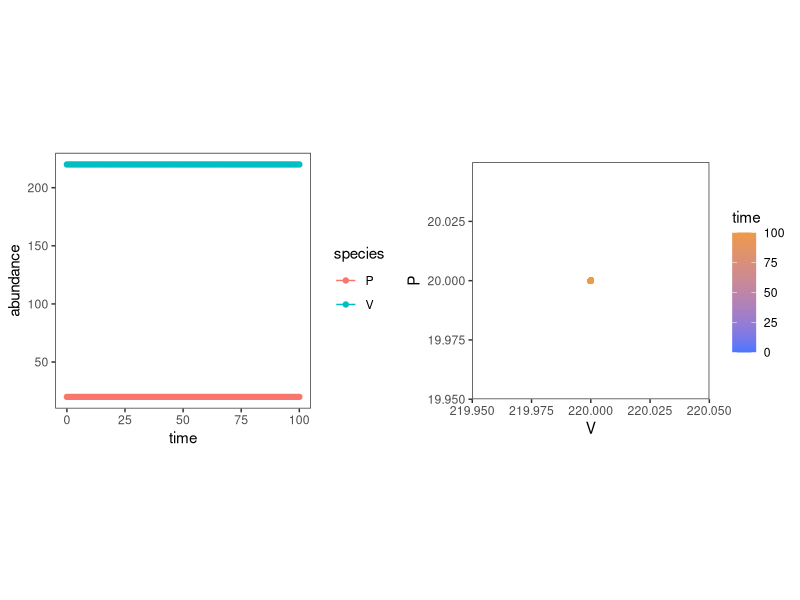
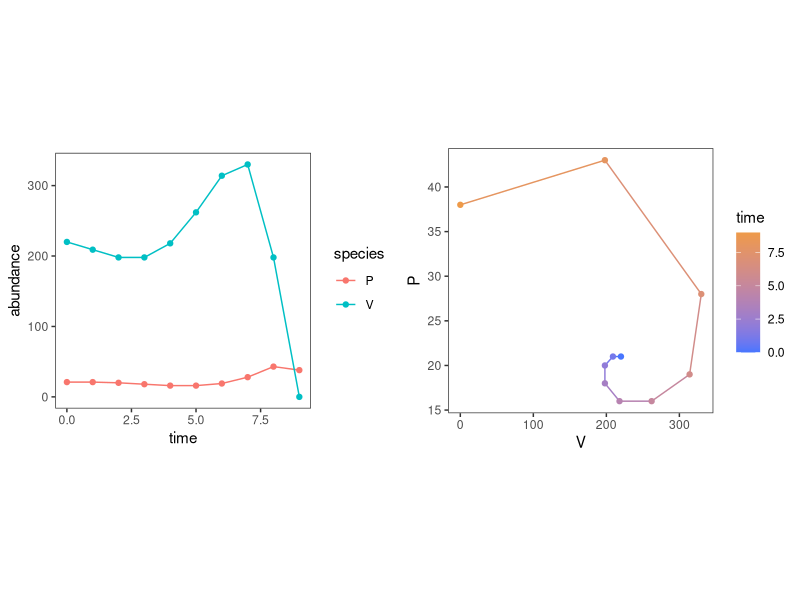
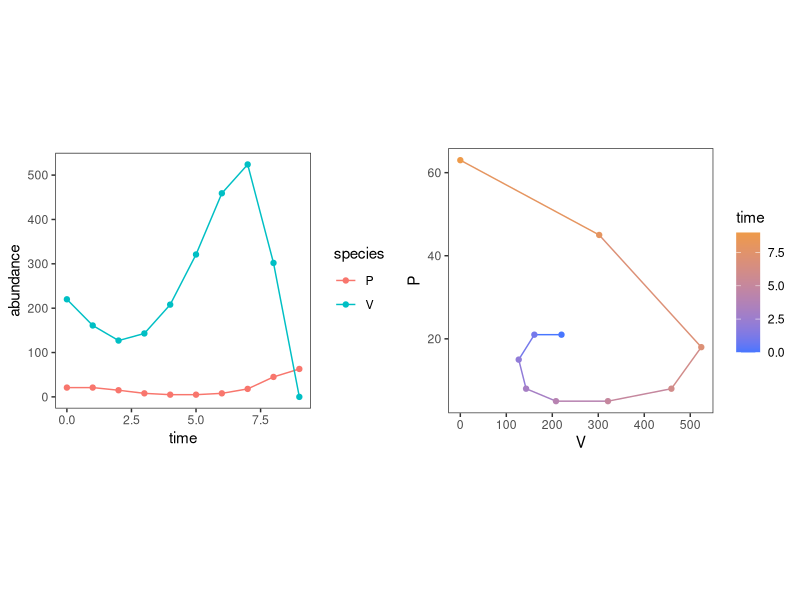
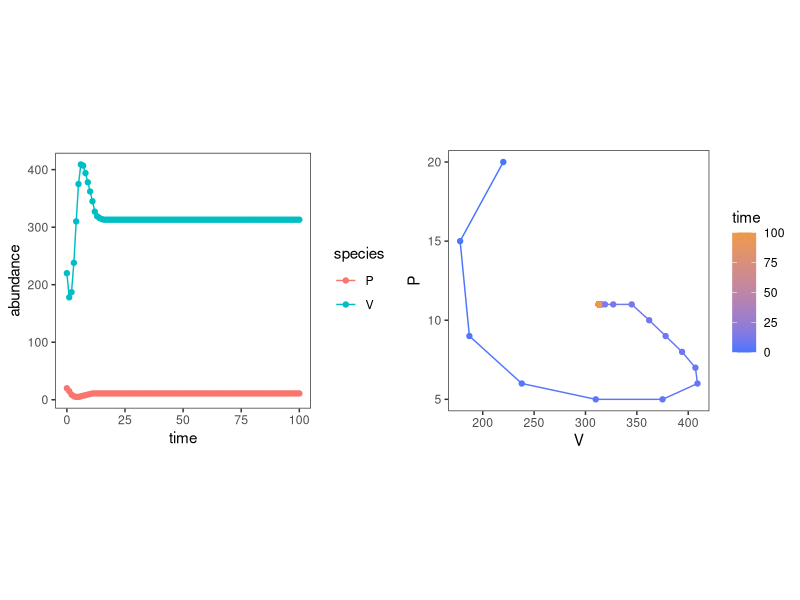
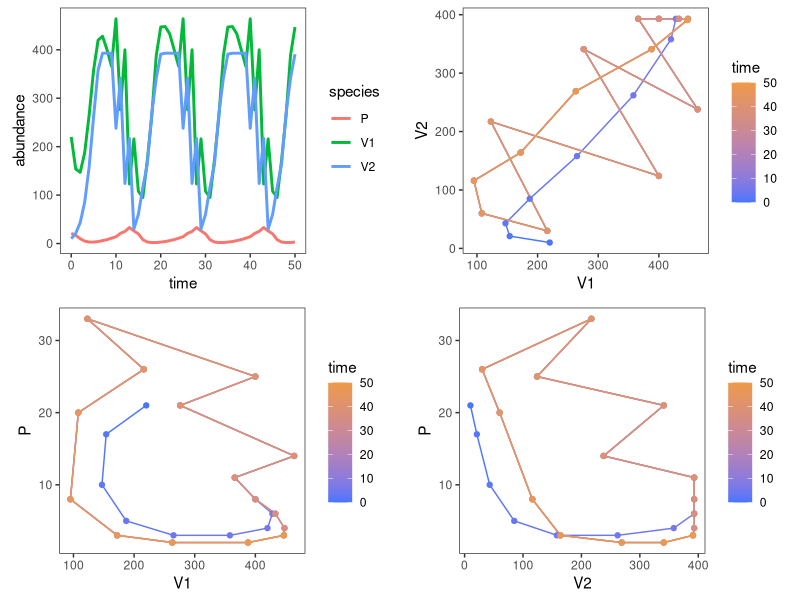
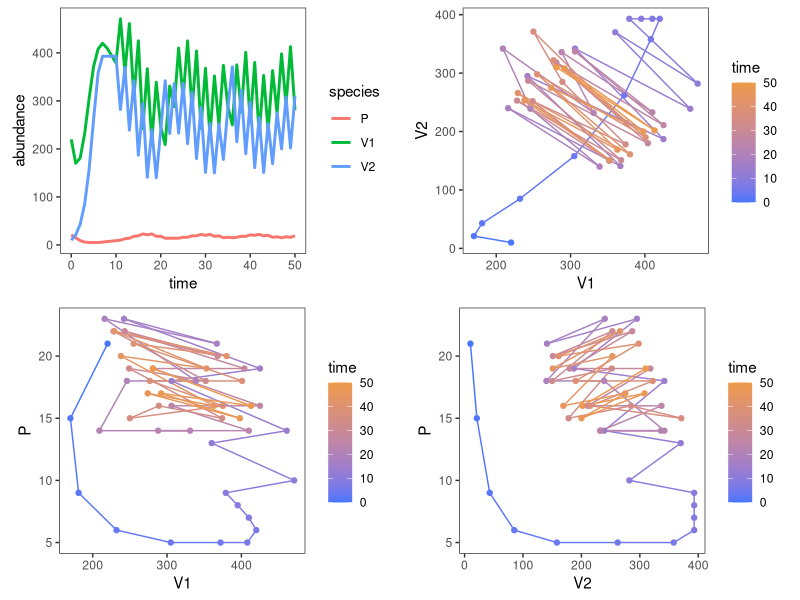
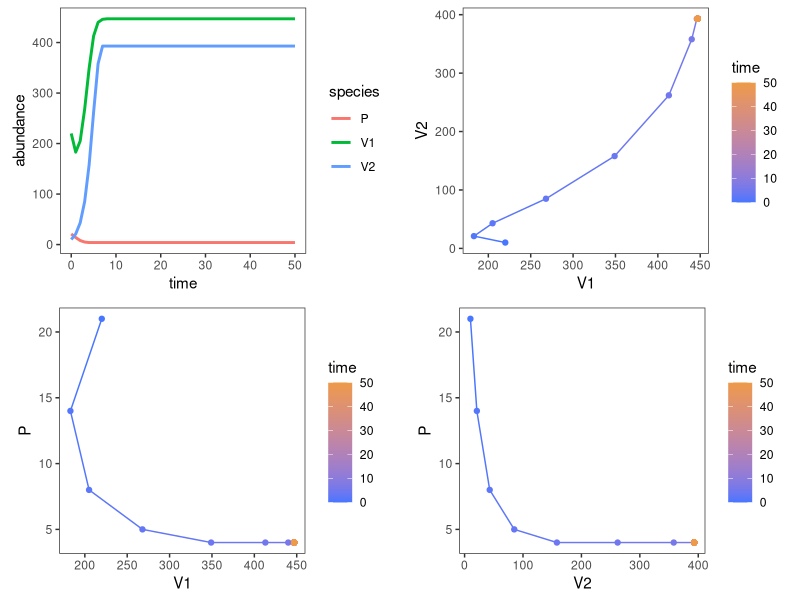
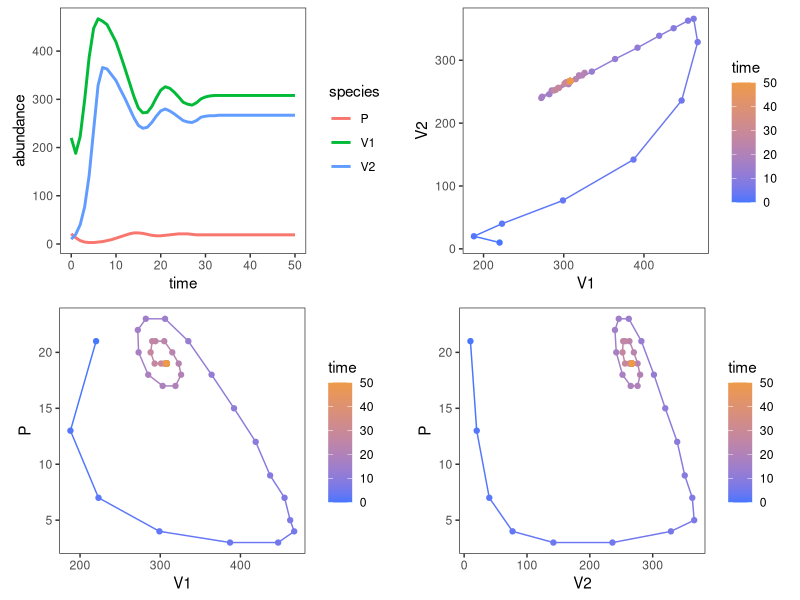

Reproduce these figures in R, in order.
## ---- chunk 1
knitr::opts_chunk$set(echo = TRUE, error = TRUE)

# don't forget to copy/paste here all of the libraries required for this week's lab
library(tidyverse)
library(gridExtra) ## for plotting function grid.arrange()
library(deSolve) ## for predator-prey-resource ODE model

theme_set(theme_bw())
theme_update(panel.grid = element_blank())
## ---- chunk 2
PV_Model = 
  function(
    V0,
    P0,
    prey_intrinsic_net_growth_rate,
    prey_carrying_capacity = 1e6,
    predator_intrinsic_death_rate,
    attack_rate,
    conversion_efficiency,
    final_year,
    handling_time = 0
  ){
    V_record = V = V0
    P_record = P = P0
    
    for(time in 1:final_year){
      bv = prey_intrinsic_net_growth_rate * (1 - V / prey_carrying_capacity)
      dv = attack_rate / (1 + attack_rate * handling_time * V) * P  
      
      bp = conversion_efficiency * attack_rate / (1 + attack_rate * handling_time * V) * V
      dp = predator_intrinsic_death_rate
      
      V = pmax(0, round((bv - dv) * V))
      P = max(0, round((bp - dp) * P))
      
      V_record = c(V_record, V)
      P_record = c(P_record, P)
      
      if(any(V == 0, P == 0)) break
    }
    
    return(
      list(
        parameters = 
          list(
            prey_intrinsic_net_growth_rate = prey_intrinsic_net_growth_rate,
            prey_carrying_capacity = prey_carrying_capacity, 
            attack_rate = attack_rate,
            conversion_efficiency = conversion_efficiency,
            predator_intrinsic_death_rate = predator_intrinsic_death_rate,
            final_year = final_year
          ),
        initial_conditions = 
          list(
            V0 = V0,
            P0 = P0
          ),
        state = 
          tibble(
            time = 0:time,
            V = V_record,
            P = P_record
          )
      )
    ) 
  }
## ---- chunk 3
PV_Plot = 
  function(model){
    plot_phase = 
      model$state |>
      ggplot(aes(V, P, color = time)) +
      geom_path() + 
      geom_point() +
      theme(aspect.ratio = 1) +
      scale_color_gradient(
        low = 'royalblue1', 
        high = 'tan2'
      )
    
    
    plot_time = 
      model$state |>
      pivot_longer(
        -time, 
        names_to = 'species', 
        values_to = 'abundance'
      ) |>
      ggplot(
        aes(
          time, 
          abundance, 
          group = species, 
          color = species
        )
      ) +
      geom_point() +
      geom_line() +
      theme(aspect.ratio = 1)
    
    grid.arrange(
      plot_time,
      plot_phase,
      nrow = 1
    )
  }
## ---- chunk 4
PV_Plot(
  model =
    PV_Model(
      V0 = 220,
      P0 = 20,
      prey_intrinsic_net_growth_rate = 2,
      predator_intrinsic_death_rate = 0.1,
      attack_rate = 0.05,
      conversion_efficiency = 0.1,
      final_year = 100
    )
)
## ---- chunk 5
PV_Plot(
  model =
    PV_Model(
      V0 = 220,
      P0 = 21,
      prey_intrinsic_net_growth_rate = 2,
      predator_intrinsic_death_rate = 0.1,
      attack_rate = 0.05,
      conversion_efficiency = 0.1,
      final_year = 100
    )
)
## ---- chunk 6
PV_Plot(
  model =
    PV_Model(
      V0 = 220,
      P0 = 21,
      prey_intrinsic_net_growth_rate = 2,
      prey_carrying_capacity = 2000,
      predator_intrinsic_death_rate = .1,
      attack_rate = .05,
      conversion_efficiency = .1,
      final_year = 100
    )
)
## ---- chunk 7
PV_Plot(
  model =
    PV_Model(
      V0 = 220,
      P0 = 20,
      prey_intrinsic_net_growth_rate = 2,
      prey_carrying_capacity = 1000,
      predator_intrinsic_death_rate = .1,
      attack_rate = .05,
      conversion_efficiency = .1,
      final_year = 100,
      handling_time = 0.03
    )
)
## ---- chunk 8
PVV_Model = 
  function(
    V0,
    P0,
    prey_intrinsic_net_growth_rate,
    prey_carrying_capacity = c(1e6, 1e6),
    predator_intrinsic_death_rate,
    attack_rate,
    conversion_efficiency,
    final_year,
    handling_time = 0,
    predation_mode = 'full_switch'
  ){
    V_record = V = V0
    P_record = P = P0
    
    for(time in 1:final_year){
      if(predation_mode == 'full_switch') alpha = attack_rate * (V == max(V))
      if(predation_mode == 'proportional_switch') alpha = attack_rate * V / sum(V)
      bv = prey_intrinsic_net_growth_rate * (1 - V / prey_carrying_capacity)
      dv = alpha / (1 + alpha * handling_time * V) * P  
      
      bp = sum(conversion_efficiency * alpha / (1 + alpha * handling_time * V) * V)
      dp = predator_intrinsic_death_rate
      
      V = pmax(0, round((bv - dv) * V))
      P = max(0, round((bp - dp) * P))
      
      V_record = rbind(V_record, V)
      P_record = c(P_record, P)
      
      if(any(V == 0, P == 0)) break
    }
    
    return(
      list(
        parameters = 
          list(
            prey_intrinsic_net_growth_rate = prey_intrinsic_net_growth_rate,
            prey_carrying_capacity = prey_carrying_capacity, 
            attack_rate = attack_rate,
            conversion_efficiency = conversion_efficiency,
            predator_intrinsic_death_rate = predator_intrinsic_death_rate,
            final_year = final_year
          ),
        initial_conditions = 
          list(
            V0 = V0,
            P0 = P0
          ),
        state = 
          tibble(
            time = 0:time,
            V1 = V_record[, 1],
            V2 = V_record[, 2],
            P = P_record
          )
      )
    ) 
  }
## ---- chunk 9
PVV_Plot = 
  function(model, plots = 'time_series'){
    plot_phase_VV = 
      model$state |>
      ggplot(aes(V1, V2, color = time)) +
      geom_path() + 
      geom_point() +
      theme(aspect.ratio = 1) +
      scale_color_gradient(
        low = 'royalblue1', 
        high = 'tan2'
      )
    
    plot_phase_PV1 = 
      model$state |>
      ggplot(aes(V1, P, color = time)) +
      geom_path() + 
      geom_point() +
      theme(aspect.ratio = 1) +
      scale_color_gradient(
        low = 'royalblue1', 
        high = 'tan2'
      ) +
      scale_color_gradient(
        low = 'royalblue1', 
        high = 'tan2'
      )
    
    plot_phase_PV2 = 
      model$state |>
      ggplot(aes(V2, P, color = time)) +
      geom_path() + 
      geom_point() +
      theme(aspect.ratio = 1) +
      scale_color_gradient(
        low = 'royalblue1', 
        high = 'tan2'
      )
    
    plot_time = 
      model$state |>
      pivot_longer(-time, names_to = 'species', values_to = 'abundance') |>
      ggplot(aes(time, abundance, group = species, color = species)) +
      geom_line(linewidth = 1) +
      theme(aspect.ratio = 1)
    
    if(plots == 'all'){
      grid.arrange(
        plot_time,
        plot_phase_VV,
        plot_phase_PV1,
        plot_phase_PV2,
        nrow = 2
      )
    }else plot_time
    
  }
## ---- chunk 10
model =
    PVV_Model(
      V0 = c(220, 10),
      P0 = 21,
      prey_intrinsic_net_growth_rate = c(2, 2.1),
      prey_carrying_capacity = c(1000, 750),
      predator_intrinsic_death_rate = .1,
      attack_rate = .05,
      conversion_efficiency = .1,
      final_year = 50,
      handling_time = 0.02,
      predation_mode = 'full_switch'
    )

PVV_Plot(
  model = model,
  plots = 'all'
)

model$state |> tail(10)
## ---- chunk 11
model =
    PVV_Model(
      V0 = c(220, 10),
      P0 = 21,
      prey_intrinsic_net_growth_rate = c(2, 2.1),
      prey_carrying_capacity = c(1000, 750),
      predator_intrinsic_death_rate = .1,
      attack_rate = .05,
      conversion_efficiency = .1,
      final_year = 50,
      handling_time = 0.03,
      predation_mode = 'full_switch'
    )

PVV_Plot(
  model = model,
  plots = 'all'
)

model$state |> tail(10)
## ---- chunk 12
model =
    PVV_Model(
      V0 = c(220, 10),
      P0 = 21,
      prey_intrinsic_net_growth_rate = c(2, 2.1),
      prey_carrying_capacity = c(1000, 750),
      predator_intrinsic_death_rate = .1,
      attack_rate = .05,
      conversion_efficiency = .1,
      final_year = 50,
      handling_time = 0.04,
      predation_mode = 'full_switch'
    )

PVV_Plot(
  model = model,
  plots = 'all'
)

model$state |> tail(10)
## ---- chunk 13
model =
    PVV_Model(
      V0 = c(220, 10),
      P0 = 21,
      prey_intrinsic_net_growth_rate = c(2, 2.1),
      prey_carrying_capacity = c(1000, 750),
      predator_intrinsic_death_rate = .1,
      attack_rate = .05,
      conversion_efficiency = .1,
      final_year = 50,
      handling_time = 0.04,
      predation_mode = 'proportional_switch'
    )

PVV_Plot(
  model = model,
  plots = 'all'
)

model$state |> tail(10)
## ---- chunk 14
PVVR_Model = 
  function(
    R0,
    V0,
    P0,
    resource_supply,
    consumption_rates,
    predation_rates,
    prey_mortality,
    predator_mortality,
    prey_efficiency,
    predator_efficiency,
    final_year,
    time_step
  ){
    PVVR = function(t, state, parameters){
      with(
        as.list(c(state, parameters)), {
          dRdt = s - c1 * V1 *R - c2 * V2 *R
          dV1dt = (ev1 * c1 * R - a1 * P - dv1) * V1
          dV2dt = (ev2 * c2 * R - a2 * P - dv2) * V2
          dPdt = (ep * a1 * V1 + ep * a2 * V2 - dp) * P
        
          list(c(dRdt, dV1dt, dV2dt, dPdt))  
        }
      )
    }
    
    parameters = 
      c(
        s = resource_supply,
        c = consumption_rates,
        a = predation_rates,
        dv = prey_mortality,
        dp = predator_mortality,
        ev = prey_efficiency,
        ep = predator_efficiency
      )
    
    state = c(R = R0, V1 = V0[1], V2 = V0[2], P = P0)
    
    times = seq(0, final_year, by = time_step)
      
    out = ode(y = state, times = times, func = PVVR, parms = parameters)
    
    return(
      list(
        parameters = 
          list(
            resource_supply,
            consumption_rates,
            predation_rates,
            prey_mortality,
            predator_mortality,
            prey_efficiency,
            predator_efficiency,
            final_year = final_year
          ),
        initial_conditions = 
          list(
            R0 = R0,
            V0 = V0,
            P0 = P0
          ),
        state = out
      )
    ) 
  }
## ---- chunk 15
model =
  PVVR_Model(
    R0 = 1000,
    V0 = c(100, 40),
    P0 = 20,
    resource_supply = 1e4,
    consumption_rates = c(.07, .03),
    predation_rates = c(.008, .002),
    prey_mortality = c(.02, .13),
    predator_mortality = .01,
    prey_efficiency = c(.01, .01),
    predator_efficiency = .01,
    final_year = 1500,
    time_step = 1
  )
 
plot = 
  model$state[, 1:5] |>
  as_tibble() |>
  rename(predator = 'P', resource = 'R', `prey 1` = V1, `prey 2` = V2) |>
  pivot_longer(-time, names_to = 'species', values_to = 'abundance') |>
  ggplot(aes(time, abundance)) +
  geom_line(color = rgb(153 / 255, 0, 0)) +
  facet_wrap(~species, scales = 'free') +
  theme(aspect.ratio = 1)

plot
## ---- chunk 16
model =
  PVVR_Model(
    R0 = 800,
    V0 = c(120, 40),
    P0 = 20,
    resource_supply = 1e4,
    consumption_rates = c(.07, .03),
    predation_rates = c(.008, .002),
    prey_mortality = c(.02, .13),
    predator_mortality = .01,
    prey_efficiency = c(.01, .01),
    predator_efficiency = .01,
    final_year = 1500,
    time_step = 1
  )
 
plot = 
  model$state[, 1:5] |>
  as_tibble() |>
  rename(predator = 'P', resource = 'R', `prey 1` = V1, `prey 2` = V2) |>
  pivot_longer(-time, names_to = 'species', values_to = 'abundance') |>
  ggplot(aes(time, abundance)) +
  geom_line(color = rgb(153 / 255, 0, 0)) +
  facet_wrap(~species, scales = 'free') +
  theme(aspect.ratio = 1)

plot
## ---- chunk 17
model =
  PVVR_Model(
    R0 = 1000,
    V0 = c(100, 40),
    P0 = 20,
    resource_supply = 1e4,
    consumption_rates = c(.07, .03),
    predation_rates = c(.008, .002),
    prey_mortality = c(.02, .13),
    predator_mortality = .01,
    prey_efficiency = c(.01, .01),
    predator_efficiency = .01,
    final_year = 1500,
    time_step = 1
  )
 
plot = 
  model$state[, 1:5] |>
  as_tibble() |>
  rename(predator = 'P', resource = 'R', `prey 1` = V1, `prey 2` = V2) |>
  pivot_longer(-time, names_to = 'species', values_to = 'abundance') |>
  ggplot(aes(time, abundance)) +
  geom_line(color = rgb(153 / 255, 0, 0)) +
  facet_wrap(~species, scales = 'free') +
  theme(aspect.ratio = 1)

plot
## ---- chunk 18
model =
  PVVR_Model(
    R0 = 800,
    V0 = c(120, 40),
    P0 = 0,
    resource_supply = 1e4,
    consumption_rates = c(.07, .03),
    predation_rates = c(.008, .002),
    prey_mortality = c(.02, .13),
    predator_mortality = .01,
    prey_efficiency = c(.01, .01),
    predator_efficiency = .01,
    final_year = 1500,
    time_step = 1
  )
 
plot = 
  model$state[, 1:5] |>
  as_tibble() |>
  rename(predator = 'P', resource = 'R', `prey 1` = V1, `prey 2` = V2) |>
  pivot_longer(-time, names_to = 'species', values_to = 'abundance') |>
  ggplot(aes(time, abundance)) +
  geom_line(color = rgb(153 / 255, 0, 0)) +
  facet_wrap(~species, scales = 'free') +
  theme(aspect.ratio = 1)

plot
